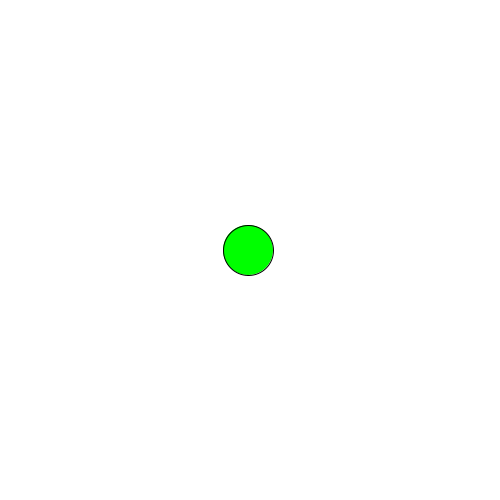
Frame 1 (no input)
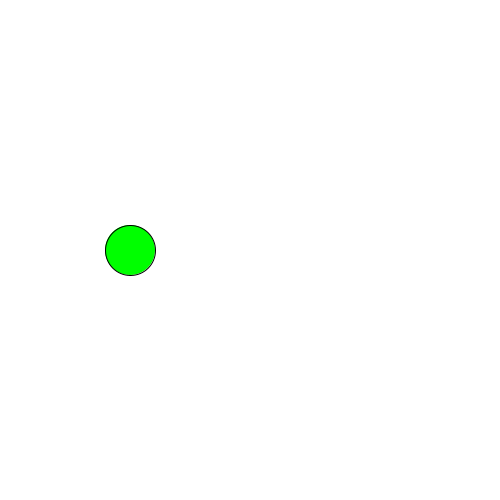
Frame 60 (the mouse pressed at the canvas centre just before this capture)
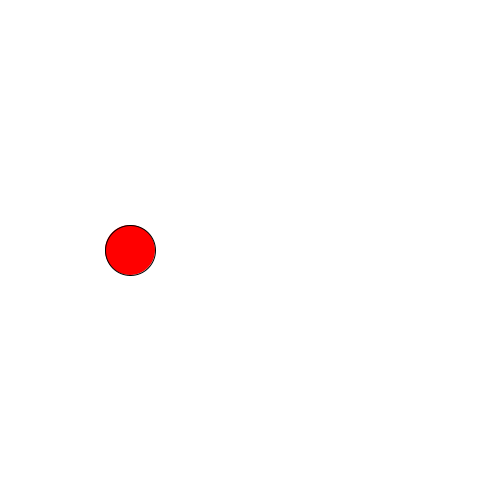
Frame 120 (the mouse held since frame 60 and released just before this capture)

The Processing sketch that drew these frames (run headless with seeded random() and noise(); from frame 60 on, the mouse is pressed at the canvas centre):

// Processing sketch: boundary
// ── boundary.pde
//----------------------------------------------------
// DT Bootcamp 2016, Parsons School of Design.
// Day 2, Example 2, Theme: setting boundaries
//----------------------------------------------------

//Declare variables
int xPos; //x position of circle
int yPos; //y position of circle
int speed; //variable to control how fast the circle will move

//Setup Function
void setup() {
  size(500, 500); //Size of our sketch's window
  xPos = width/2; //Initialize this variable to be half of the width of the window
  yPos = height/2; //Initialize this variable to be half of the height of the window
  speed = 2; //Initialize the "speed" to be 1. This can be changed to move the circle faster or slower.
}

//Draw Function
void draw() {
  background(255); //Draw the background at the beginning of the draw loop in order to start with a new "frame"

  fill(0, 255, 0); //Set the fill to be green.

  //If the x position of the mouse is on the right-third of the screen AND xPos is less than width. 
  //This stops the circle from moving further when it reaches the right side of the screen (which is width).
  if (mouseX > width*2/3 && xPos < width) {
    xPos+=speed; //Add the speed to the xPos.
  }

  //If the x position of the mouse is on the left-third of the screen AND xPos is greater than 0. 
  //This stops the circle from moving further when it reaches the left side of the screen (which is 0).
  else if (mouseX < width/3 && xPos > 0) {
    xPos-=speed; //Subtract the speed from the xPos
  }

  else if (mouseX > width/3 && mouseX < width*2/3) { //If neither of the previous statements are true, check to see if the mouse is in the middle-third of the window
    fill(255, 0, 0); //Change the fill of the circle to be red. Notice that we do not move the circle.
  }

  ellipse(xPos, yPos, 50, 50); //Draw the circle according to the variables we declared earlier
}
